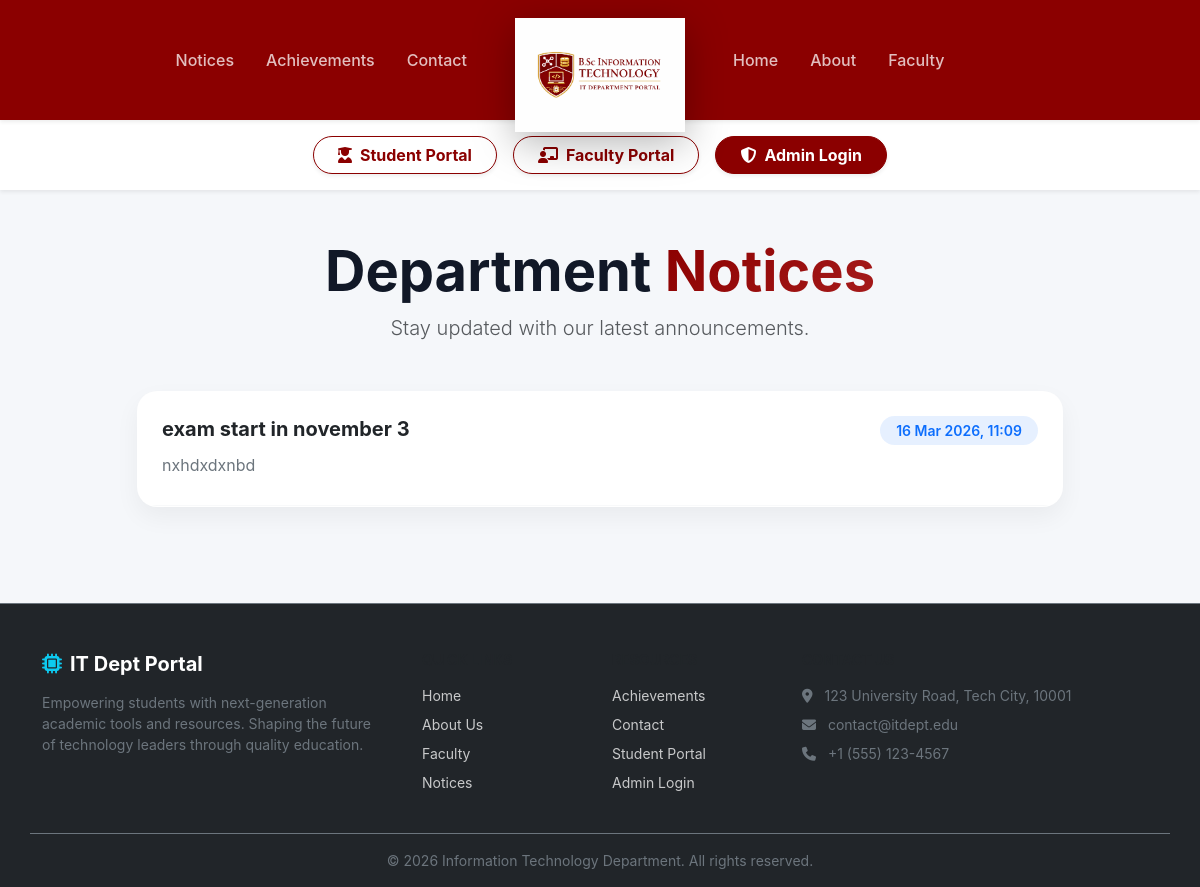
Screenshot of /notices with the database file from the repository.
### models.py (models this page shows)
class Notice(SQLModel, table=True):
    id: Optional[int] = Field(default=None, primary_key=True)
    title: str
    content: str
    posted_by: str = Field(default="Admin") # 'Admin' or Faculty ID/Name
    type: str = Field(default="General") # 'General', 'Academic', 'Exam'
    date_posted: datetime = Field(default_factory=datetime.utcnow)

### routers/public_pages.py (the view)
@router.get("/notices")
def public_notices(request: Request, db: Session = Depends(get_session)):
    notices = db.exec(select(Notice).order_by(Notice.date_posted.desc())).all()
    return templates.TemplateResponse("public/notices.html", {"request": request, "notices": notices})

### templates/public/notices.html (shortened to what this page needs)
{% extends "base.html" %}
{% block content %}
<div class="container py-5">
    <div class="text-center mb-5">
        <h1 class="display-4 fw-bold">Department <span class="text-gradient">Notices</span></h1>
        <p class="lead text-muted">Stay updated with our latest announcements.</p>
    </div>
    <div class="row justify-content-center">
        <div class="col-lg-10">
            <div class="glass-card p-0">
                <div class="list-group list-group-flush border-0">
                    {% for notice in notices %}
                    <div class="list-group-item p-4 border-bottom border-light flex-column align-items-start">
                        <div class="d-flex w-100 justify-content-between align-items-center mb-2">
                            <h5 class="mb-1 fw-bold text-dark">{{ notice.title }}</h5>
                            <small class="text-primary fw-semibold bg-primary bg-opacity-10 px-3 py-1 rounded-pill">
                                {{ notice.date_posted.strftime('%d %b %Y, %H:%M') }}
                            </small>
                        </div>
                        <p class="mb-1 text-secondary">{{ notice.content }}</p>
                    </div>
                    {% else %}
                    <div class="p-5 text-center text-muted">
                        <i class="fa-regular fa-bell-slash fa-3x mb-3"></i>
                        <h5>No new notices</h5>
                    </div>
                    {% endfor %}
                </div>
            </div>
        </div>
    </div>
</div>
{% endblock %}

### static/css/style.css (style rules this page uses)
:root { --bg-color: #F5F7FA; --primary-blue: #8B0000; --dark-header: #0F172A; --grad-start: #8B0000; --grad-end: #A61B1B; --text-main: #111827; --card-bg: #FFFFFF; --shadow-soft: 0 10px 25px rgba(0, 0, 0, 0.05); --shadow-hover: 0 20px 40px rgba(0, 0, 0, 0.1); --radius-card: 20px; --radius-btn: 12px; }
body { font-family: -apple-system, BlinkMacSystemFont, "Segoe UI", Roboto, Helvetica, Arial, sans-serif, "Apple Color Emoji", "Segoe UI Emoji", "Segoe UI Symbol"; background-color: var(--bg-color); color: var(--text-main); -webkit-font-smoothing: antialiased; min-height: 100vh; margin: 0; padding: 0; }
.text-gradient { background: linear-gradient(135deg, var(--grad-start), var(--grad-end)); -webkit-background-clip: text; background-clip: text; -webkit-text-fill-color: transparent; }
.glass-card { background: var(--card-bg); border-radius: var(--radius-card); box-shadow: var(--shadow-soft); border: 1px solid rgba(255, 255, 255, 0.5); transition: transform 0.3s cubic-bezier(0.4, 0, 0.2, 1), box-shadow 0.3s ease; overflow: hidden; }

### rows the page displays
Notice: title "exam start in november 3", date_posted "16 Mar 2026, 11:09", content "nxhdxdxnbd"
